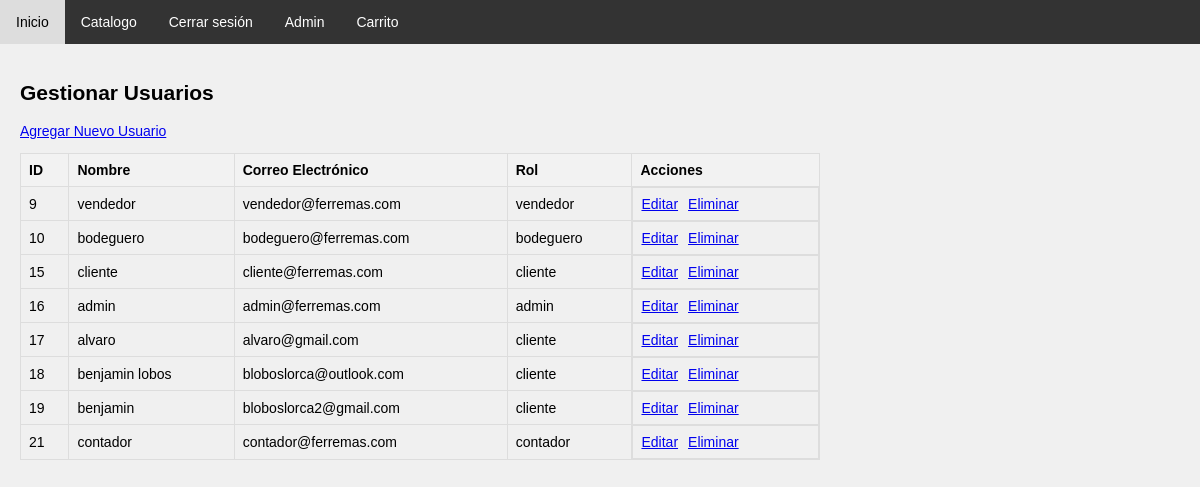
Page /admin/gestionar_usuarios.php (signed in) on the committed database.
### tables this page shows
CREATE TABLE `usuarios` (
  `id` int NOT NULL,
  `nombre` varchar(50) NOT NULL,
  `contrasena` varchar(255) NOT NULL,
  `correo` varchar(100) NOT NULL,
  `creado_en` timestamp NULL DEFAULT CURRENT_TIMESTAMP,
  `rol` varchar(50) NOT NULL DEFAULT 'cliente'
);

### admin/gestionar_usuarios.php (the view, shortened to what this page needs)
<?php
require_once "../db.php";
$sql = "SELECT id, nombre, correo, rol FROM usuarios";
$result = $conn->query($sql);
?>
<!DOCTYPE html>
<html lang="es">
<head>
    <link rel="stylesheet" href="../navbar/styleNavbar.css">
    <link rel="stylesheet" href="styleAdmin.css">
</head>
<body>
    <?php include '../navbar/navbar.php'; ?>
    <div class="wrapper">
        <h2>Gestionar Usuarios</h2>
        <p><a href="crear_usuario.php">Agregar Nuevo Usuario</a></p>
        <table>
            <thead>
                <tr>
                    <th>ID</th>
                    <th>Nombre</th>
                    <th>Correo Electrónico</th>
                    <th>Rol</th>
                    <th>Acciones</th>
                </tr>
            </thead>
            <tbody>
                <?php
                if ($result->num_rows > 0) {
                    while($row = $result->fetch_assoc()) {
                        echo "<tr>";
                        echo "<td>" . $row["id"] . "</td>";
                        echo "<td>" . $row["nombre"] . "</td>";
                        echo "<td>" . $row["correo"] . "</td>";
                        echo "<td>" . $row["rol"] . "</td>";
                        echo "<td class='actions'>";
                        echo "<a href='editar_usuario.php?id=" . $row["id"] . "'>Editar</a>";
                        echo "<a href='eliminar_usuario.php?id=" . $row["id"] . "' onclick=\"return confirm('¿Estás seguro de eliminar este usuario?');\">Eliminar</a>";
                        echo "</td>";
                        echo "</tr>";
                    }
                } else {
                    echo "<tr><td colspan='5'>No se encontraron usuarios.</td></tr>";
                }
                ?>
            </tbody>
        </table>
    </div>
</body>
</html>

### navbar/navbar.php (shortened to what this page needs)
<!DOCTYPE html>
<html lang="es">
<head>
</head>
<body>
    <nav>
        <ul>
            <li><a href="/index.php">Inicio</a></li>
            <li><a href="/catalogo/catalogo.php">Catalogo</a></li>
            <?php if(isset($_SESSION["loggedin"]) && $_SESSION["loggedin"] === true): ?>
                <li><a href="/login/logout.php">Cerrar sesión</a></li>
                <?php if($_SESSION["rol"] == 'admin'): ?>
                    <li><a href="/admin/admin.php">Admin</a></li>
                <?php elseif($_SESSION["rol"] == 'contador'): ?>
                    <li><a href="/contador/contador.php">Contador</a></li>
                <?php elseif($_SESSION["rol"] == 'vendedor'): ?>
                    <li><a href="/vendedor/vendedor.php">Vendedor</a></li>
                <?php elseif($_SESSION["rol"] == 'bodeguero'): ?>
                    <li><a href="/bodeguero/bodeguero.php">Bodeguero</a></li>
                <?php endif; ?>
            <?php else: ?>
                <li><a href="/login/login.php">Iniciar sesión</a></li>
                <li><a href="/login/registro.php">Registrarse</a></li>
            <?php endif; ?>
            <li><a href="/carrito/carrito.php">Carrito</a></li>
        </ul>
    </nav>
</body>
</html>

### navbar/styleNavbar.css (style rules this page uses)
body { font-family: Arial, sans-serif; background-color: #f0f0f0; margin: 0; padding: 0; }
nav { background-color: #333; overflow: hidden; }
nav ul { list-style-type: none; margin: 0; padding: 0; }
nav ul li { float: left; }
nav ul li a { display: block; color: white; text-align: center; padding: 14px 16px; text-decoration: none; }

### admin/styleAdmin.css (style rules this page uses)
body { font: 14px sans-serif; }

### admin/gestionar_usuarios.php (style rules this page uses)
body { font: 14px sans-serif; }
.wrapper { width: 800px; padding: 20px; }
table { width: 100%; }
table, th, td { border: 1px solid #ddd; border-collapse: collapse; text-align: left; padding: 8px; }
th { background-color: #f2f2f2; }
.actions { display: flex; }
.actions a { margin-right: 10px; }

### rows in the picture
usuarios: id "9", nombre "vendedor", correo "vendedor@ferremas.com", rol "vendedor"
usuarios: id "10", nombre "bodeguero", correo "bodeguero@ferremas.com", rol "bodeguero"
usuarios: id "15", nombre "cliente", correo "cliente@ferremas.com", rol "cliente"
usuarios: id "16", nombre "admin", correo "admin@ferremas.com", rol "admin"
usuarios: id "17", nombre "alvaro", correo "alvaro@gmail.com", rol "cliente"
usuarios: id "18", nombre "benjamin lobos", correo "bloboslorca@outlook.com", rol "cliente"
usuarios: id "19", nombre "benjamin", correo "bloboslorca2@gmail.com", rol "cliente"
usuarios: id "21", nombre "contador", correo "contador@ferremas.com", rol "contador"
